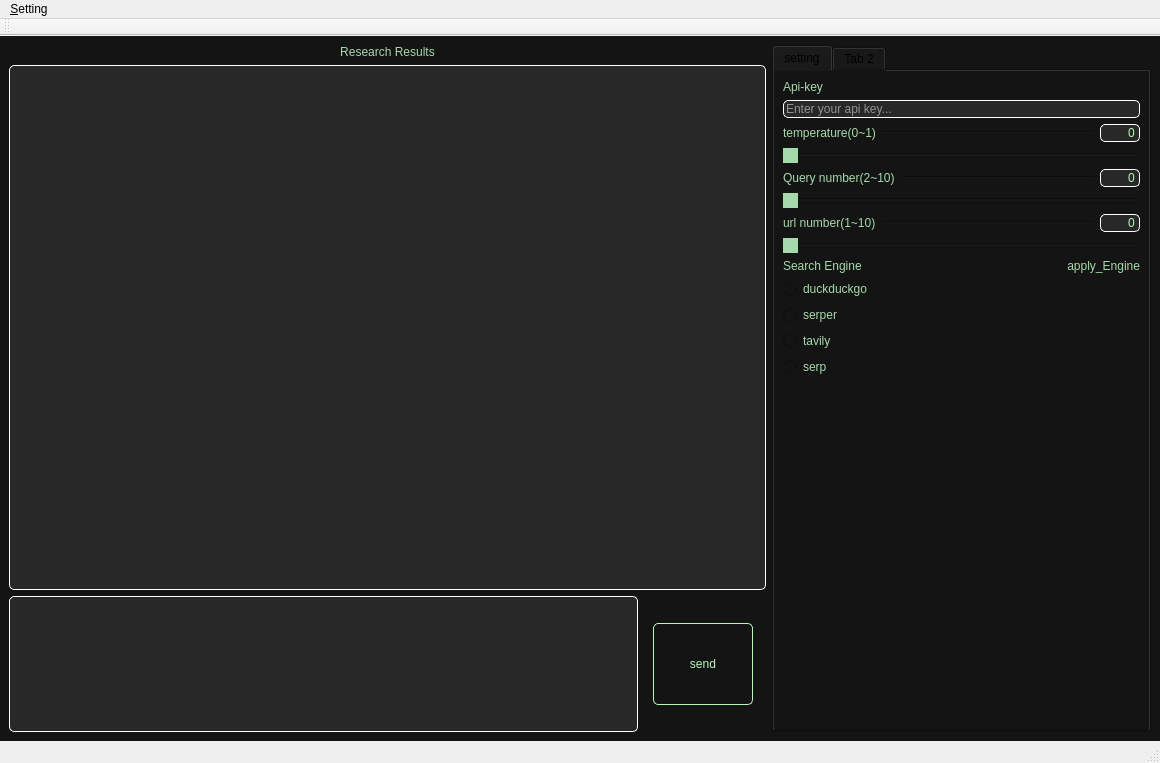
<?xml version="1.0" encoding="UTF-8"?>
<ui version="4.0">
 <class>MainWindow</class>
 <widget class="QMainWindow" name="MainWindow">
  <property name="geometry">
   <rect>
    <x>0</x>
    <y>0</y>
    <width>1160</width>
    <height>763</height>
   </rect>
  </property>
  <property name="minimumSize">
   <size>
    <width>1160</width>
    <height>674</height>
   </size>
  </property>
  <property name="windowTitle">
   <string>MainWindow</string>
  </property>
  <widget class="QWidget" name="centralwidget">
   <property name="styleSheet">
    <string notr="true">QWidget {
    background-color: rgb(20, 20, 20); /* 원하는 색상으로 변경 */
}</string>
   </property>
   <layout class="QHBoxLayout" name="horizontalLayout_7">
    <item>
     <layout class="QHBoxLayout" name="horizontalLayout_6" stretch="2,1">
      <item>
       <layout class="QHBoxLayout" name="horizontalLayout_2" stretch="2">
        <item>
         <layout class="QVBoxLayout" name="verticalLayout_3" stretch="4,1">
          <item>
           <layout class="QVBoxLayout" name="verticalLayout">
            <item>
             <widget class="QLabel" name="label_2">
              <property name="styleSheet">
               <string notr="true">QLabel {
    color: rgb(166, 217, 171);
}</string>
              </property>
              <property name="text">
               <string>Research Results</string>
              </property>
              <property name="alignment">
               <set>Qt::AlignCenter</set>
              </property>
             </widget>
            </item>
            <item>
             <widget class="QTextBrowser" name="research_txt">
              <property name="sizePolicy">
               <sizepolicy hsizetype="Minimum" vsizetype="Expanding">
                <horstretch>0</horstretch>
                <verstretch>0</verstretch>
               </sizepolicy>
              </property>
              <property name="minimumSize">
               <size>
                <width>300</width>
                <height>0</height>
               </size>
              </property>
              <property name="styleSheet">
               <string notr="true">QTextEdit {
	color: white;
    background-color: rgb(40, 40, 40); /* 원하는 색상으로 변경 */
	border: 1px solid rgb(255,255,255);
	border-radius: 5px;      /* (선택 사항) 모서리를 둥글게 */
}
QTextEdit:focus {
    border: 1px solid rgb(184, 247, 185);
    outline: none;           /* 기본 포커스 아웃라인 제거 */
}</string>
              </property>
              <property name="inputMethodHints">
               <set>Qt::ImhMultiLine</set>
              </property>
              <property name="readOnly">
               <bool>true</bool>
              </property>
             </widget>
            </item>
           </layout>
          </item>
          <item>
           <layout class="QHBoxLayout" name="horizontalLayout" stretch="5,1">
            <property name="spacing">
             <number>2</number>
            </property>
            <item>
             <widget class="QPlainTextEdit" name="input_txt">
              <property name="sizePolicy">
               <sizepolicy hsizetype="Minimum" vsizetype="Expanding">
                <horstretch>0</horstretch>
                <verstretch>0</verstretch>
               </sizepolicy>
              </property>
              <property name="focusPolicy">
               <enum>Qt::StrongFocus</enum>
              </property>
              <property name="styleSheet">
               <string notr="true">QPlainTextEdit {
	color: white;
    background-color: rgb(40, 40, 40); /* 원하는 색상으로 변경 */
	border: 1px solid rgb(255,255,255);
	border-radius: 5px;      /* (선택 사항) 모서리를 둥글게 */
}
QPlainTextEdit:focus {
    border: 1px solid rgb(184, 247, 185);
    outline: none;           /* 기본 포커스 아웃라인 제거 */
}</string>
              </property>
              <property name="plainText">
               <string/>
              </property>
              <property name="placeholderText">
               <string>Enter your message...</string>
              </property>
             </widget>
            </item>
            <item>
             <layout class="QGridLayout" name="gridLayout_2" rowstretch="1,3,1" columnstretch="1,8,1">
              <item row="1" column="0">
               <spacer name="horizontalSpacer">
                <property name="orientation">
                 <enum>Qt::Horizontal</enum>
                </property>
                <property name="sizeHint" stdset="0">
                 <size>
                  <width>13</width>
                  <height>32</height>
                 </size>
                </property>
               </spacer>
              </item>
              <item row="2" column="1">
               <spacer name="verticalSpacer_2">
                <property name="orientation">
                 <enum>Qt::Vertical</enum>
                </property>
                <property name="sizeHint" stdset="0">
                 <size>
                  <width>65</width>
                  <height>13</height>
                 </size>
                </property>
               </spacer>
              </item>
              <item row="1" column="2">
               <spacer name="horizontalSpacer_2">
                <property name="orientation">
                 <enum>Qt::Horizontal</enum>
                </property>
                <property name="sizeHint" stdset="0">
                 <size>
                  <width>13</width>
                  <height>32</height>
                 </size>
                </property>
               </spacer>
              </item>
              <item row="1" column="1">
               <widget class="QPushButton" name="send_btn">
                <property name="sizePolicy">
                 <sizepolicy hsizetype="Minimum" vsizetype="Minimum">
                  <horstretch>1</horstretch>
                  <verstretch>1</verstretch>
                 </sizepolicy>
                </property>
                <property name="styleSheet">
                 <string notr="true">QPushButton {
	color: rgb(184, 247, 185);
    border: 1px solid rgb(184, 247, 185); /* 원하는 RGB 색상으로 변경 */
    border-radius: 5px;                  /* 모서리를 둥글게 (선택 사항) */
}
QPushButton:hover {
	color: rgb(184, 247, 185);
    background-color: rgb(50, 120, 50); /* 마우스 올렸을 때 더 진한 색 */
    border: 1px solid rgb(184, 247, 185); /* 테두리도 함께 진하게 (선택 사항) */
}

QPushButton:pressed {
	color: rgb(184, 247, 185);
    background-color: rgb(100, 180, 100); /* 버튼 눌렀을 때 가장 진한 색 */
    border: 1px solid rgb(184, 247, 185); /* 테두리도 함께 진하게 (선택 사항) */
}</string>
                </property>
                <property name="text">
                 <string>send</string>
                </property>
                <property name="autoDefault">
                 <bool>false</bool>
                </property>
                <property name="flat">
                 <bool>false</bool>
                </property>
               </widget>
              </item>
              <item row="0" column="1">
               <spacer name="verticalSpacer">
                <property name="orientation">
                 <enum>Qt::Vertical</enum>
                </property>
                <property name="sizeHint" stdset="0">
                 <size>
                  <width>65</width>
                  <height>13</height>
                 </size>
                </property>
               </spacer>
              </item>
             </layout>
            </item>
           </layout>
          </item>
         </layout>
        </item>
       </layout>
      </item>
      <item>
       <widget class="QTabWidget" name="tabWidget">
        <property name="sizePolicy">
         <sizepolicy hsizetype="Ignored" vsizetype="Expanding">
          <horstretch>0</horstretch>
          <verstretch>0</verstretch>
         </sizepolicy>
        </property>
        <property name="minimumSize">
         <size>
          <width>0</width>
          <height>0</height>
         </size>
        </property>
        <property name="currentIndex">
         <number>0</number>
        </property>
        <widget class="QWidget" name="Setting">
         <attribute name="title">
          <string>setting</string>
         </attribute>
         <layout class="QVBoxLayout" name="verticalLayout_4">
          <item>
           <layout class="QVBoxLayout" name="verticalLayout_2">
            <item>
             <widget class="QLabel" name="label_3">
              <property name="styleSheet">
               <string notr="true">QLabel {
    color: rgb(166, 217, 171);
}</string>
              </property>
              <property name="text">
               <string>Api-key</string>
              </property>
             </widget>
            </item>
            <item>
             <widget class="QLineEdit" name="api_key_txt">
              <property name="sizePolicy">
               <sizepolicy hsizetype="Minimum" vsizetype="Minimum">
                <horstretch>0</horstretch>
                <verstretch>0</verstretch>
               </sizepolicy>
              </property>
              <property name="styleSheet">
               <string notr="true">QLineEdit {
	color: white;
    background-color: rgb(40, 40, 40); /* 원하는 색상으로 변경 */
	border: 1px solid rgb(255,255,255);
	border-radius: 5px;      /* (선택 사항) 모서리를 둥글게 */
}
QLineEdit:focus {
    border: 1px solid rgb(184, 247, 185);
    outline: none;           /* 기본 포커스 아웃라인 제거 */
}</string>
              </property>
              <property name="text">
               <string/>
              </property>
              <property name="echoMode">
               <enum>QLineEdit::PasswordEchoOnEdit</enum>
              </property>
              <property name="alignment">
               <set>Qt::AlignLeading|Qt::AlignLeft|Qt::AlignTop</set>
              </property>
              <property name="placeholderText">
               <string>Enter your api key...</string>
              </property>
             </widget>
            </item>
            <item>
             <layout class="QHBoxLayout" name="horizontalLayout_8" stretch="1,3,1">
              <item>
               <widget class="QLabel" name="label_8">
                <property name="styleSheet">
                 <string notr="true">QLabel {
    color: rgb(166, 217, 171);
}</string>
                </property>
                <property name="text">
                 <string>temperature(0~1)</string>
                </property>
               </widget>
              </item>
              <item>
               <widget class="Line" name="line_3">
                <property name="orientation">
                 <enum>Qt::Horizontal</enum>
                </property>
               </widget>
              </item>
              <item>
               <widget class="QLineEdit" name="temp_val">
                <property name="sizePolicy">
                 <sizepolicy hsizetype="Fixed" vsizetype="Fixed">
                  <horstretch>0</horstretch>
                  <verstretch>0</verstretch>
                 </sizepolicy>
                </property>
                <property name="minimumSize">
                 <size>
                  <width>0</width>
                  <height>0</height>
                 </size>
                </property>
                <property name="maximumSize">
                 <size>
                  <width>40</width>
                  <height>16777215</height>
                 </size>
                </property>
                <property name="styleSheet">
                 <string notr="true">QLineEdit {
	color: rgb(184, 247, 185);
    background-color: rgb(40, 40, 40); /* 원하는 색상으로 변경 */
	border: 1px solid rgb(255,255,255);
	border-radius: 5px;      /* (선택 사항) 모서리를 둥글게 */
}
QLineEdit:focus {
    border: 1px solid rgb(184, 247, 185);
    outline: none;           /* 기본 포커스 아웃라인 제거 */
}</string>
                </property>
                <property name="text">
                 <string>0</string>
                </property>
                <property name="alignment">
                 <set>Qt::AlignRight|Qt::AlignTrailing|Qt::AlignVCenter</set>
                </property>
               </widget>
              </item>
             </layout>
            </item>
            <item>
             <widget class="QSlider" name="temp_slider">
              <property name="styleSheet">
               <string notr="true">QSlider::handle:horizontal{
	background: rgb(166, 217, 171);
	width: 20px;
	margin: -5px 0;
	border-radius: 10px;
}
QSlider::handle:horizontal:hover{
	background: rgb(100,170,100);
}
QSlider::handle:horizontal:pressed{
	background: rgb(50,120,50);
}</string>
              </property>
              <property name="maximum">
               <number>100</number>
              </property>
              <property name="pageStep">
               <number>10</number>
              </property>
              <property name="orientation">
               <enum>Qt::Horizontal</enum>
              </property>
             </widget>
            </item>
            <item>
             <layout class="QHBoxLayout" name="horizontalLayout_4" stretch="1,3,1">
              <item>
               <widget class="QLabel" name="label_5">
                <property name="styleSheet">
                 <string notr="true">QLabel {
    color: rgb(166, 217, 171);
}</string>
                </property>
                <property name="text">
                 <string>Query number(2~10)</string>
                </property>
               </widget>
              </item>
              <item>
               <widget class="Line" name="line">
                <property name="orientation">
                 <enum>Qt::Horizontal</enum>
                </property>
               </widget>
              </item>
              <item>
               <widget class="QLineEdit" name="query_val">
                <property name="sizePolicy">
                 <sizepolicy hsizetype="Fixed" vsizetype="Fixed">
                  <horstretch>0</horstretch>
                  <verstretch>0</verstretch>
                 </sizepolicy>
                </property>
                <property name="minimumSize">
                 <size>
                  <width>0</width>
                  <height>0</height>
                 </size>
                </property>
                <property name="maximumSize">
                 <size>
                  <width>40</width>
                  <height>16777215</height>
                 </size>
                </property>
                <property name="styleSheet">
                 <string notr="true">QLineEdit {
	color: rgb(184, 247, 185);
    background-color: rgb(40, 40, 40); /* 원하는 색상으로 변경 */
	border: 1px solid rgb(255,255,255);
	border-radius: 5px;      /* (선택 사항) 모서리를 둥글게 */
}
QLineEdit:focus {
    border: 1px solid rgb(184, 247, 185);
    outline: none;           /* 기본 포커스 아웃라인 제거 */
}</string>
                </property>
                <property name="text">
                 <string>0</string>
                </property>
                <property name="alignment">
                 <set>Qt::AlignRight|Qt::AlignTrailing|Qt::AlignVCenter</set>
                </property>
               </widget>
              </item>
             </layout>
            </item>
            <item>
             <widget class="QSlider" name="query_num_slider">
              <property name="sizePolicy">
               <sizepolicy hsizetype="Ignored" vsizetype="Fixed">
                <horstretch>0</horstretch>
                <verstretch>0</verstretch>
               </sizepolicy>
              </property>
              <property name="styleSheet">
               <string notr="true">QSlider::handle:horizontal{
	background: rgb(166, 217, 171);
	width: 20px;
	margin: -5px 0;
	border-radius: 10px;
}
QSlider::handle:horizontal:hover{
	background: rgb(100,170,100);
}
QSlider::handle:horizontal:pressed{
	background: rgb(50,120,50);
}</string>
              </property>
              <property name="minimum">
               <number>2</number>
              </property>
              <property name="maximum">
               <number>10</number>
              </property>
              <property name="singleStep">
               <number>1</number>
              </property>
              <property name="value">
               <number>2</number>
              </property>
              <property name="orientation">
               <enum>Qt::Horizontal</enum>
              </property>
             </widget>
            </item>
            <item>
             <layout class="QHBoxLayout" name="horizontalLayout_5" stretch="1,3,1">
              <item>
               <widget class="QLabel" name="label_6">
                <property name="styleSheet">
                 <string notr="true">QLabel {
    color: rgb(166, 217, 171);
}</string>
                </property>
                <property name="text">
                 <string>url number(1~10)</string>
                </property>
               </widget>
              </item>
              <item>
               <widget class="Line" name="line_2">
                <property name="orientation">
                 <enum>Qt::Horizontal</enum>
                </property>
               </widget>
              </item>
              <item>
               <widget class="QLineEdit" name="url_val">
                <property name="sizePolicy">
                 <sizepolicy hsizetype="Fixed" vsizetype="Fixed">
                  <horstretch>0</horstretch>
                  <verstretch>0</verstretch>
                 </sizepolicy>
                </property>
                <property name="minimumSize">
                 <size>
                  <width>0</width>
                  <height>0</height>
                 </size>
                </property>
                <property name="maximumSize">
                 <size>
                  <width>40</width>
                  <height>16777215</height>
                 </size>
                </property>
                <property name="styleSheet">
                 <string notr="true">QLineEdit {
	color: rgb(184, 247, 185);
    background-color: rgb(40, 40, 40); /* 원하는 색상으로 변경 */
	border: 1px solid rgb(255,255,255);
	border-radius: 5px;      /* (선택 사항) 모서리를 둥글게 */
}
QLineEdit:focus {
    border: 1px solid rgb(184, 247, 185);
    outline: none;           /* 기본 포커스 아웃라인 제거 */
}</string>
                </property>
                <property name="text">
                 <string>0</string>
                </property>
                <property name="alignment">
                 <set>Qt::AlignRight|Qt::AlignTrailing|Qt::AlignVCenter</set>
                </property>
               </widget>
              </item>
             </layout>
            </item>
            <item>
             <widget class="QSlider" name="url_num_slider">
              <property name="sizePolicy">
               <sizepolicy hsizetype="Ignored" vsizetype="Fixed">
                <horstretch>0</horstretch>
                <verstretch>0</verstretch>
               </sizepolicy>
              </property>
              <property name="styleSheet">
               <string notr="true">QSlider::handle:horizontal{
	background: rgb(166, 217, 171);
	width: 20px;
	margin: -5px 0;
	border-radius: 10px;
}
QSlider::handle:horizontal:hover{
	background: rgb(100,170,100);
}
QSlider::handle:horizontal:pressed{
	background: rgb(50,120,50);
}</string>
              </property>
              <property name="minimum">
               <number>1</number>
              </property>
              <property name="maximum">
               <number>10</number>
              </property>
              <property name="singleStep">
               <number>1</number>
              </property>
              <property name="value">
               <number>1</number>
              </property>
              <property name="orientation">
               <enum>Qt::Horizontal</enum>
              </property>
             </widget>
            </item>
            <item>
             <layout class="QHBoxLayout" name="horizontalLayout_3">
              <item>
               <widget class="QLabel" name="label_7">
                <property name="styleSheet">
                 <string notr="true">QLabel {
    color: rgb(166, 217, 171);
}</string>
                </property>
                <property name="text">
                 <string>Search Engine</string>
                </property>
               </widget>
              </item>
              <item>
               <widget class="QLabel" name="selected_engine">
                <property name="styleSheet">
                 <string notr="true">QLabel {
    color: rgb(166, 217, 171);
}</string>
                </property>
                <property name="text">
                 <string>apply_Engine</string>
                </property>
                <property name="alignment">
                 <set>Qt::AlignRight|Qt::AlignTrailing|Qt::AlignVCenter</set>
                </property>
               </widget>
              </item>
             </layout>
            </item>
            <item>
             <widget class="QRadioButton" name="duckduckgo_eng">
              <property name="styleSheet">
               <string notr="true">QRadioButton{
	color: rgb(166, 217, 171);
}</string>
              </property>
              <property name="text">
               <string>duckduckgo</string>
              </property>
             </widget>
            </item>
            <item>
             <widget class="QRadioButton" name="serper_eng">
              <property name="styleSheet">
               <string notr="true">QRadioButton{
	color: rgb(166, 217, 171);
}</string>
              </property>
              <property name="text">
               <string>serper</string>
              </property>
             </widget>
            </item>
            <item>
             <widget class="QRadioButton" name="tavily_eng">
              <property name="styleSheet">
               <string notr="true">QRadioButton{
	color: rgb(166, 217, 171);
}</string>
              </property>
              <property name="text">
               <string>tavily</string>
              </property>
             </widget>
            </item>
            <item>
             <widget class="QRadioButton" name="serp_eng">
              <property name="styleSheet">
               <string notr="true">QRadioButton{
	color: rgb(166, 217, 171);
}</string>
              </property>
              <property name="text">
               <string>serp</string>
              </property>
             </widget>
            </item>
            <item>
             <spacer name="verticalSpacer_3">
              <property name="orientation">
               <enum>Qt::Vertical</enum>
              </property>
              <property name="sizeHint" stdset="0">
               <size>
                <width>20</width>
                <height>40</height>
               </size>
              </property>
             </spacer>
            </item>
           </layout>
          </item>
         </layout>
        </widget>
        <widget class="QWidget" name="tab_2">
         <attribute name="title">
          <string>Tab 2</string>
         </attribute>
        </widget>
       </widget>
      </item>
     </layout>
    </item>
   </layout>
  </widget>
  <widget class="QMenuBar" name="menubar">
   <property name="geometry">
    <rect>
     <x>0</x>
     <y>0</y>
     <width>1160</width>
     <height>21</height>
    </rect>
   </property>
   <widget class="QMenu" name="menu_Setting">
    <property name="title">
     <string>&amp;Setting</string>
    </property>
   </widget>
   <addaction name="menu_Setting"/>
  </widget>
  <widget class="QStatusBar" name="statusbar"/>
  <widget class="QToolBar" name="toolBar">
   <property name="windowTitle">
    <string>toolBar</string>
   </property>
   <attribute name="toolBarArea">
    <enum>TopToolBarArea</enum>
   </attribute>
   <attribute name="toolBarBreak">
    <bool>false</bool>
   </attribute>
  </widget>
 </widget>
 <tabstops>
  <tabstop>send_btn</tabstop>
  <tabstop>input_txt</tabstop>
  <tabstop>research_txt</tabstop>
 </tabstops>
 <resources/>
 <connections>
  <connection>
   <sender>send_btn</sender>
   <signal>clicked()</signal>
   <receiver>input_txt</receiver>
   <slot>setFocus()</slot>
   <hints>
    <hint type="sourcelabel">
     <x>794</x>
     <y>618</y>
    </hint>
    <hint type="destinationlabel">
     <x>378</x>
     <y>601</y>
    </hint>
   </hints>
  </connection>
 </connections>
</ui>
